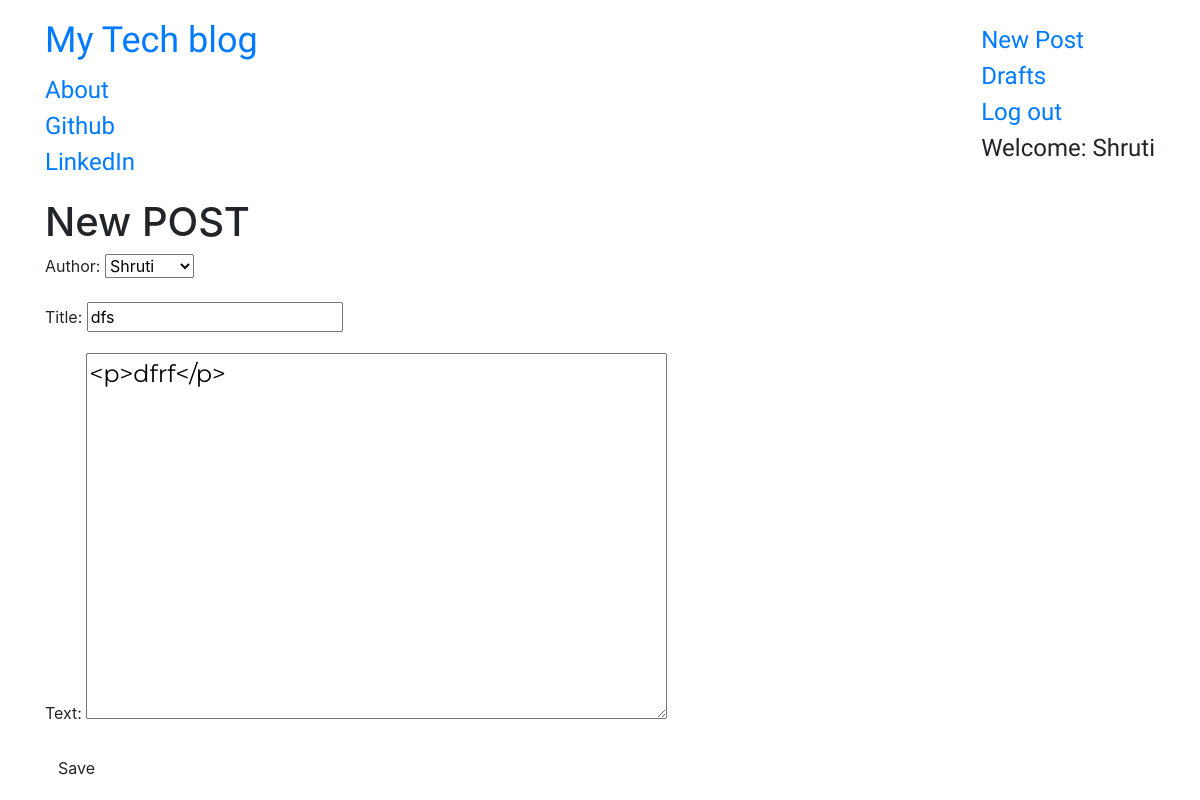
Screenshot of /post/2/edit/ (signed in) with the database file from the repository.
### blog/models.py (models this page shows, shortened)
class Post(models.Model):
    author = models.ForeignKey('auth.User', on_delete=models.CASCADE,)
    title = models.CharField(max_length=200)
    text = models.TextField()
    create_date = models.DateTimeField(default=timezone.now)
    published_date = models.DateTimeField(blank=True, null=True)

### blog/views.py (the view)
# urls.py: url(r'^post/(?P<pk>\d+)/edit/$', views.PostUpdateView.as_view(),name='post_edit'),
class PostUpdateView(LoginRequiredMixin,UpdateView):
    login_url = '/login/'
    redirect_field_name ='blog/post_detail.html'
    form_class = PostForm
    model = Post

### blog/forms.py
class PostForm(forms.ModelForm):
    class Meta():
        model = Post
        fields = ('author','title','text')
        widgets = {
                'title':forms.TextInput(attrs={'class':'textinputclass'}),
                'text':forms.Textarea(attrs={'class':'editable medium-editor-textarea postcontent'})
        }

### blog/templates/blog/post_form.html (shortened to what this page needs)
{% extends 'blog/base.html' %}
{% block content %}
	<h1>New POST</h1>
	<form class="post-form" method="POST">
		{{form.as_p}}
		<button type="submit" class='save btn btn-default' >Save</button>
	</form>
{% endblock %}

### blog/templates/blog/base.html (shortened to what this page needs)
<!DOCTYPE html>
{% load staticfiles %}
<html>
	<head>
		<link rel="stylesheet" href="https://stackpath.bootstrapcdn.com/bootstrap/4.3.1/css/bootstrap.min.css">
		<link rel="stylesheet" href="//cdn.jsdelivr.net/npm/medium-editor@latest/dist/css/medium-editor.min.css" type="text/css" media="screen" charset="utf-8">
		<link rel="stylesheet" href="{% static 'css/blog.css' %}">
	</head>
	<body>
		<nav class="navbar navbar-default techfont custom-navbar">
			<div class="container">
			<ul class="nav navbar-nav">
				<li><a class='navbar-brand bigbrand' href="{% url 'post_list' %}">My Tech blog</a></li>
				<li><a href="{% url 'about'%}">About</a></li>
        <li>	<a href="https://www.github.com">Github</a></li>
        <li>	<a href="https://www.linkedin.com">LinkedIn</a></li>
			</ul>
			<ul class="nav navbar-nav navbar-right">
        {% if user.is_authenticated %}
        <li>
          <a href="{% url 'post_new' %}" >New Post</a>
        </li>
        <li>
          <a href="{% url 'post_draft_list' %}">Drafts</a>
        </li>
        <li>
          <a href="{% url 'logout' %}" >Log out</a>
        </li>
        <li>
          <a >Welcome: {{ user.username }}</a>
        </li>
          {% else %}
          <li><a class='nav navbar-right' href="{% url 'login' %}" ><span class="glyphicon glyphicon-user">Login</span></a></li>
        {% endif %}
      </ul>
			</div>
		</nav>
		<div class="content container">
            <div class="row">
                <div class="col-md-8">
                  <div class="blog_posts">
                    {% block content %}
                    {% endblock %}
                  </div>
                </div>
            </div>
        </div>
	</body>
</html>

### blog/static/css/blog.css (style rules this page uses)
.techfont { font-family: 'Russo One', sans-serif; font-size: 1.5em; margin-bottom: 10px; }
.postcontent { font-family: 'Montserrat'; font-size: 1.5em; }
.bigbrand { font-size: 1.5em; }

### rows the page displays
Post: author "Shruti", title "dfs", text "<p>dfrf</p>"

### other values shown
{{ user.username }} "Shruti"
